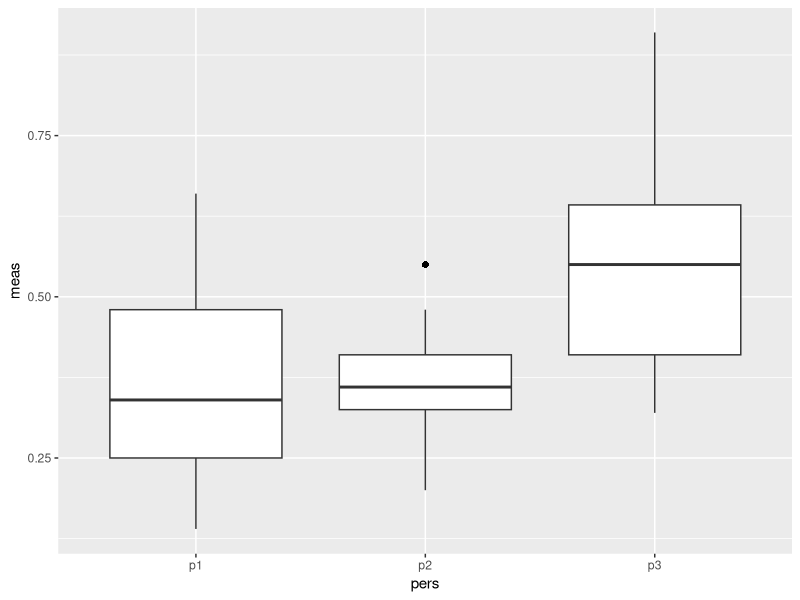
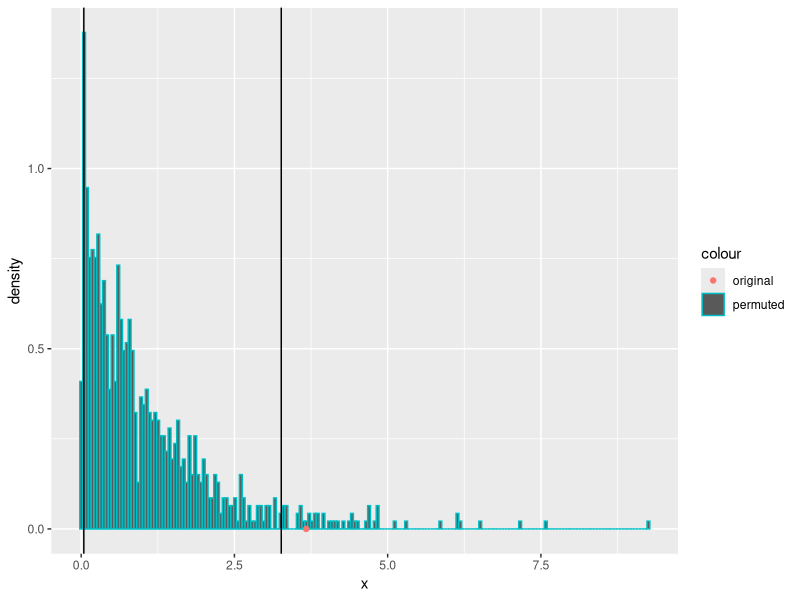

The R source for these figures, in order:
## ---- chunk 1
library(formatR)
showsol <- FALSE
library(knitr)
library(ggplot2)
library(coda)
opts_chunk$set(tidy.opts = list(width.cutoff = 68), tidy = TRUE, warning = FALSE, error = FALSE, message = FALSE, echo = TRUE, fig.pos = 'H')
## ---- chunk 2
bilirubin <- read.table("bilirubin.txt",header=T)
ggplot(data = bilirubin, aes(x = pers, y = meas)) + geom_boxplot(outlier.colour="black", outlier.shape=16,
             outlier.size=2, notch=FALSE)
## ---- chunk 3
model0 = lm(log(meas)~pers,data=bilirubin)
summary_model0 = summary(model0)
fstatistic_model0 = summary_model0$fstatistic[1]

summary_model0
## ---- chunk 4
set.seed(4300)
fstatistic_length = 999
fstatistic_values = c(length.out = fstatistic_length)

permTest <- function() {
  df = data.frame(bilirubin)
  df$pers = sample(bilirubin$pers, size=length(bilirubin$pers), replace = FALSE)
  sum = summary(model0)
  return(summary(lm(log(meas)~pers,data=df))$fstatistic['value'])
}

## ---- chunk 5
for (i in seq(0, fstatistic_length)) {
  fstatistic_values[i] = permTest()
}

df_fstatistic_values = data.frame(x = fstatistic_values)
fstatistic_quantiles = quantile(fstatistic_values, probs = c(0.05, 0.95))
ggplot() + geom_histogram(data = df_fstatistic_values, aes(x = x, y = ..density.., col="permuted"), bins=200) + geom_point(aes(x=fstatistic_model0, y=0, col="original")) + geom_vline(aes(xintercept = c(fstatistic_quantiles)))
## ---- chunk 6
index = which.min(abs(sort(fstatistic_values) - fstatistic_model0))
cat("p-value: ", (fstatistic_length - index)/fstatistic_length)
